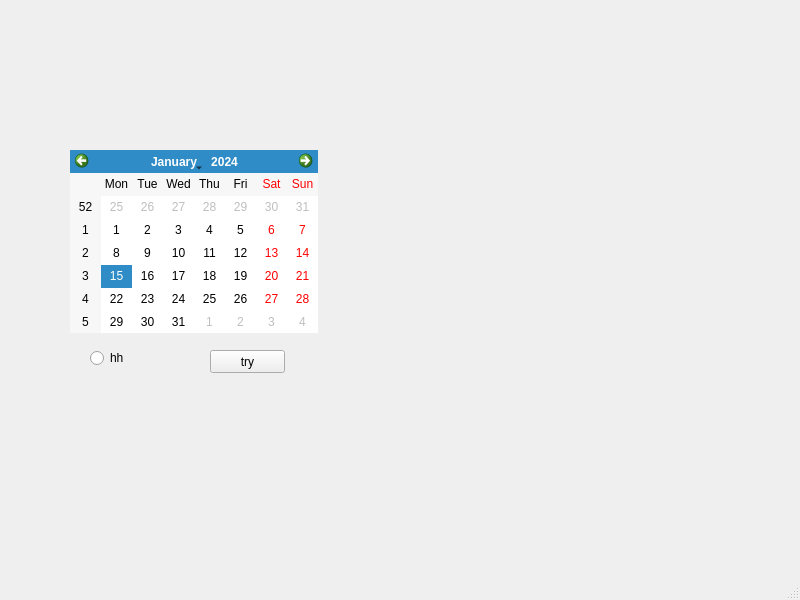
<?xml version="1.0" encoding="UTF-8"?>
<ui version="4.0">
 <class>MainWindow</class>
 <widget class="QMainWindow" name="MainWindow">
  <property name="geometry">
   <rect>
    <x>0</x>
    <y>0</y>
    <width>800</width>
    <height>600</height>
   </rect>
  </property>
  <property name="windowTitle">
   <string>MainWindow</string>
  </property>
  <widget class="QWidget" name="centralwidget">
   <widget class="QCalendarWidget" name="calendarWidget">
    <property name="geometry">
     <rect>
      <x>70</x>
      <y>150</y>
      <width>248</width>
      <height>183</height>
     </rect>
    </property>
   </widget>
   <widget class="QRadioButton" name="radioButton">
    <property name="geometry">
     <rect>
      <x>90</x>
      <y>350</y>
      <width>86</width>
      <height>16</height>
     </rect>
    </property>
    <property name="text">
     <string>hh</string>
    </property>
   </widget>
   <widget class="QPushButton" name="pushButton">
    <property name="geometry">
     <rect>
      <x>210</x>
      <y>350</y>
      <width>75</width>
      <height>23</height>
     </rect>
    </property>
    <property name="text">
     <string>try</string>
    </property>
   </widget>
  </widget>
  <widget class="QMenuBar" name="menubar">
   <property name="geometry">
    <rect>
     <x>0</x>
     <y>0</y>
     <width>800</width>
     <height>22</height>
    </rect>
   </property>
  </widget>
  <widget class="QStatusBar" name="statusbar"/>
 </widget>
 <resources/>
 <connections/>
</ui>
